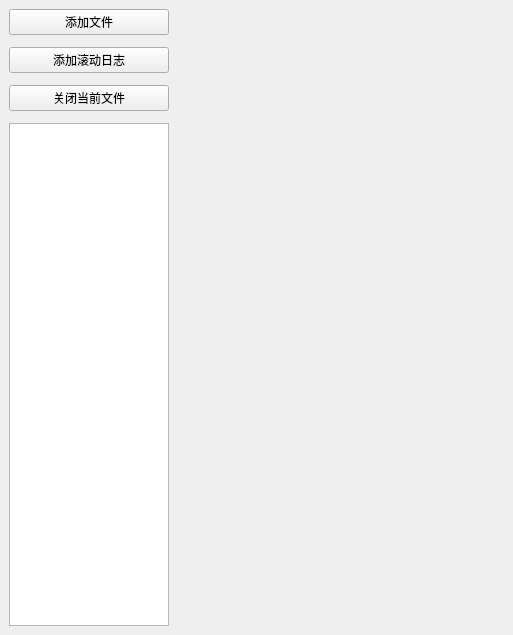
<?xml version="1.0" encoding="UTF-8"?>
<ui version="4.0">
 <class>LogWindow</class>
 <widget class="QMainWindow" name="LogWindow">
  <property name="geometry">
   <rect>
    <x>0</x>
    <y>0</y>
    <width>513</width>
    <height>635</height>
   </rect>
  </property>
  <property name="windowTitle">
   <string>MainWindow</string>
  </property>
  <widget class="QWidget" name="centralwidget">
   <layout class="QHBoxLayout" name="horizontalLayout_2">
    <property name="spacing">
     <number>0</number>
    </property>
    <item>
     <layout class="QVBoxLayout" name="verticalLayout">
      <property name="spacing">
       <number>12</number>
      </property>
      <item>
       <widget class="QPushButton" name="pushButton_add_file">
        <property name="text">
         <string>添加文件</string>
        </property>
       </widget>
      </item>
      <item>
       <widget class="QPushButton" name="pushButton_roll_log">
        <property name="text">
         <string>添加滚动日志</string>
        </property>
       </widget>
      </item>
      <item>
       <widget class="QPushButton" name="pushButton_close">
        <property name="text">
         <string>关闭当前文件</string>
        </property>
       </widget>
      </item>
      <item>
       <widget class="QListView" name="listView">
        <property name="sizePolicy">
         <sizepolicy hsizetype="Fixed" vsizetype="Expanding">
          <horstretch>0</horstretch>
          <verstretch>0</verstretch>
         </sizepolicy>
        </property>
        <property name="minimumSize">
         <size>
          <width>160</width>
          <height>0</height>
         </size>
        </property>
        <property name="maximumSize">
         <size>
          <width>160</width>
          <height>16777215</height>
         </size>
        </property>
       </widget>
      </item>
     </layout>
    </item>
    <item>
     <widget class="QStackedWidget" name="stackedWidget">
      <property name="sizePolicy">
       <sizepolicy hsizetype="Expanding" vsizetype="Expanding">
        <horstretch>0</horstretch>
        <verstretch>0</verstretch>
       </sizepolicy>
      </property>
      <widget class="QWidget" name="page"/>
      <widget class="QWidget" name="page_2"/>
     </widget>
    </item>
   </layout>
  </widget>
 </widget>
 <resources/>
 <connections/>
</ui>
